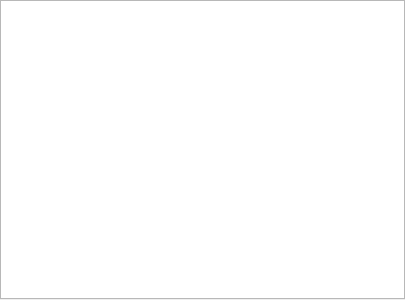
<?xml version="1.0" encoding="UTF-8"?>
<ui version="4.0">
 <class>resultDialogRDialogBase</class>
 <widget class="QDialog" name="resultDialogRDialogBase">
  <property name="geometry">
   <rect>
    <x>0</x>
    <y>0</y>
    <width>405</width>
    <height>300</height>
   </rect>
  </property>
  <property name="windowTitle">
   <string>Show How</string>
  </property>
  <widget class="QTextBrowser" name="txtShowHow">
   <property name="geometry">
    <rect>
     <x>0</x>
     <y>0</y>
     <width>405</width>
     <height>299</height>
    </rect>
   </property>
  </widget>
 </widget>
 <resources/>
 <connections/>
</ui>
